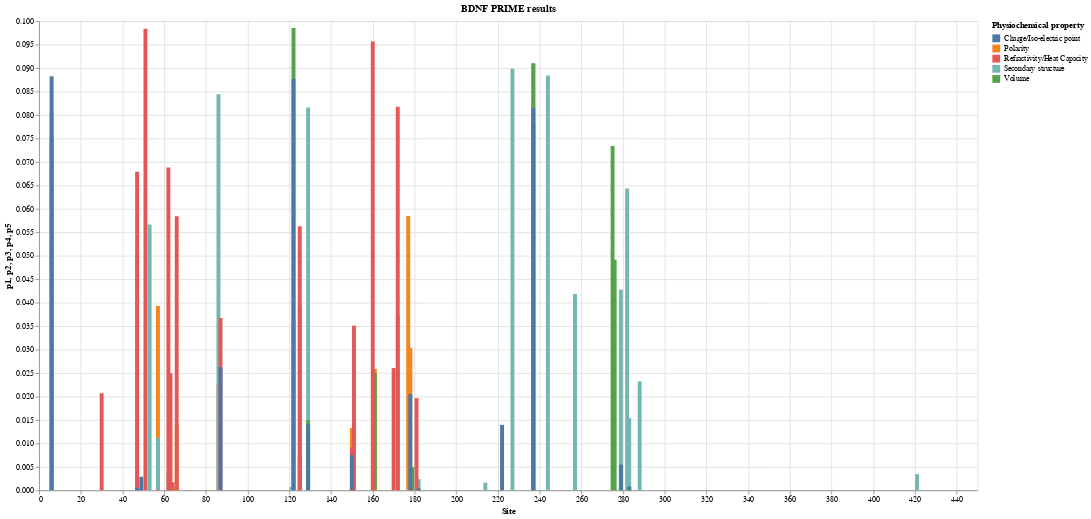

Notebook cell for this chart:
### Code cell
#atchley_symbols=['L1: Polarity index', 'L2: Secondary structure factor', 'L3: Volume', 'L4: Refractivity/Heat Capacity', 'L5: Charge/Iso-electric point']
# Overall
source = overall_pvalue_df
overall_pvalue_df["Physiochemical property"] = "Overall"

bar = alt.Chart(source).mark_bar(opacity=0.8).encode(
    x='Site',
    y='p-value',
    color=alt.Color("Physiochemical property", scale=alt.Scale(scheme="category10"))
).properties(
    width=1200,
    height=600,
    title= "BDNF PRIME results")

# Polarity
source = p1_pvalue_df
p1_pvalue_df["Physiochemical property"] = "Polarity"

bar1 = alt.Chart(source).mark_bar().encode(
    x='Site:Q',
    y='p1',
    color=alt.Color("Physiochemical property")
).properties(
    width=1200,
    height=600,
    title= "BDNF PRIME results")


# "Secondary structure"
source = p2_pvalue_df
p2_pvalue_df["Physiochemical property"] = "Secondary structure"
bar2 = alt.Chart(source).mark_bar().encode(
    x='Site:Q',
    y='p2',
    color=alt.Color("Physiochemical property")
).properties()


# Volume
source = p3_pvalue_df
p3_pvalue_df["Physiochemical property"] = "Volume"
bar3= alt.Chart(source).mark_bar().encode(
    x='Site:Q',
    y='p3',
    color=alt.Color("Physiochemical property")
).properties()

# Refractivity/Heat Capacity
source = p4_pvalue_df
p4_pvalue_df["Physiochemical property"] = "Refractivity/Heat Capacity"
bar4 = alt.Chart(source).mark_bar().encode(
    x='Site:Q',
    y='p4',
    color=alt.Color("Physiochemical property")
).properties()

# Charge/Iso-electric point
source = p5_pvalue_df
p5_pvalue_df["Physiochemical property"] = "Charge/Iso-electric point"
bar5 = alt.Chart(source).mark_bar().encode(
    x='Site:Q',
    y='p5', 
    color=alt.Color("Physiochemical property")
).properties()


#bar + bar1 + bar2 + bar3 + bar4 + bar5
#bar + bar1 + bar2 + bar3 + bar4 + bar5

#bar5

bar1 + bar2 + bar3 + bar4 + bar5
